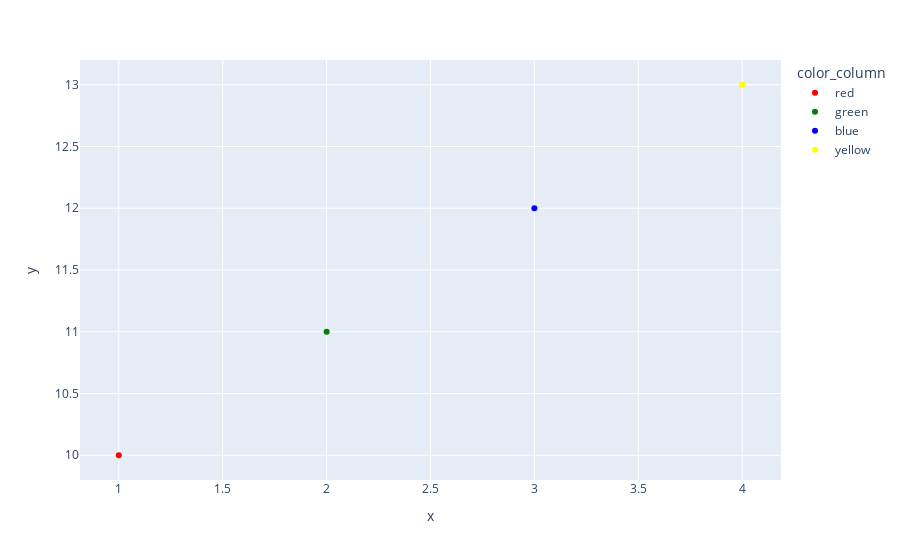

Notebook cell for this chart:
### Code cell
import plotly.express as px
import pandas as pd

# Create a sample DataFrame
data = {'x': [1, 2, 3, 4],
        'y': [10, 11, 12, 13],
        'color_column': ['red', 'green', 'blue', 'yellow']}

df = pd.DataFrame(data)

# Plot the scatter plot with colors matching the values
fig = px.scatter(df, x='x', y='y', color='color_column', color_discrete_sequence=df['color_column'].unique())

# Show the plot
fig.show()

### Figure 1 — Plotly figure (JSON) as saved in the notebook; plotly's stock layout.template omitted (floating-point values rounded to 4 significant figures)
{"data": [{"hovertemplate": "color_column=red<br>x=%{x}<br>y=%{y}<extra></extra>", "legendgroup": "red", "marker": {"color": "red", "symbol": "circle"}, "mode": "markers", "name": "red", "orientation": "v", "showlegend": true, "type": "scatter", "x": [1], "xaxis": "x", "y": [10], "yaxis": "y"}, {"hovertemplate": "color_column=green<br>x=%{x}<br>y=%{y}<extra></extra>", "legendgroup": "green", "marker": {"color": "green", "symbol": "circle"}, "mode": "markers", "name": "green", "orientation": "v", "showlegend": true, "type": "scatter", "x": [2], "xaxis": "x", "y": [11], "yaxis": "y"}, {"hovertemplate": "color_column=blue<br>x=%{x}<br>y=%{y}<extra></extra>", "legendgroup": "blue", "marker": {"color": "blue", "symbol": "circle"}, "mode": "markers", "name": "blue", "orientation": "v", "showlegend": true, "type": "scatter", "x": [3], "xaxis": "x", "y": [12], "yaxis": "y"}, {"hovertemplate": "color_column=yellow<br>x=%{x}<br>y=%{y}<extra></extra>", "legendgroup": "yellow", "marker": {"color": "yellow", "symbol": "circle"}, "mode": "markers", "name": "yellow", "orientation": "v", "showlegend": true, "type": "scatter", "x": [4], "xaxis": "x", "y": [13], "yaxis": "y"}], "layout": {"legend": {"title": {"text": "color_column"}, "tracegroupgap": 0}, "margin": {"t": 60}, "xaxis": {"anchor": "y", "domain": [0, 1], "title": {"text": "x"}}, "yaxis": {"anchor": "x", "domain": [0, 1], "title": {"text": "y"}}}}
